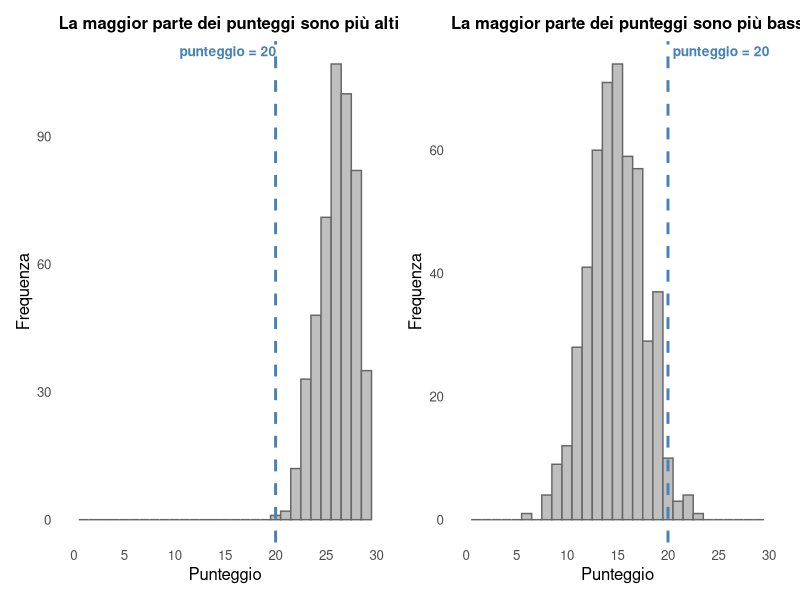
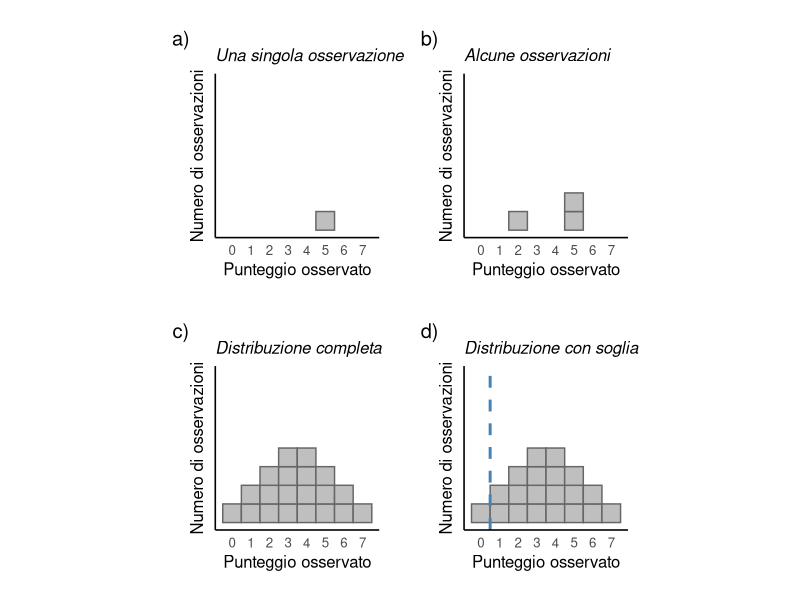
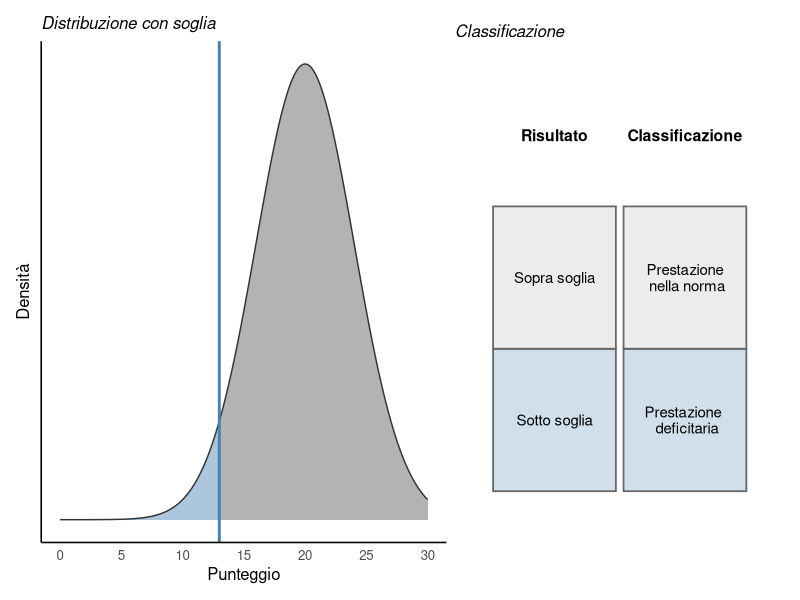
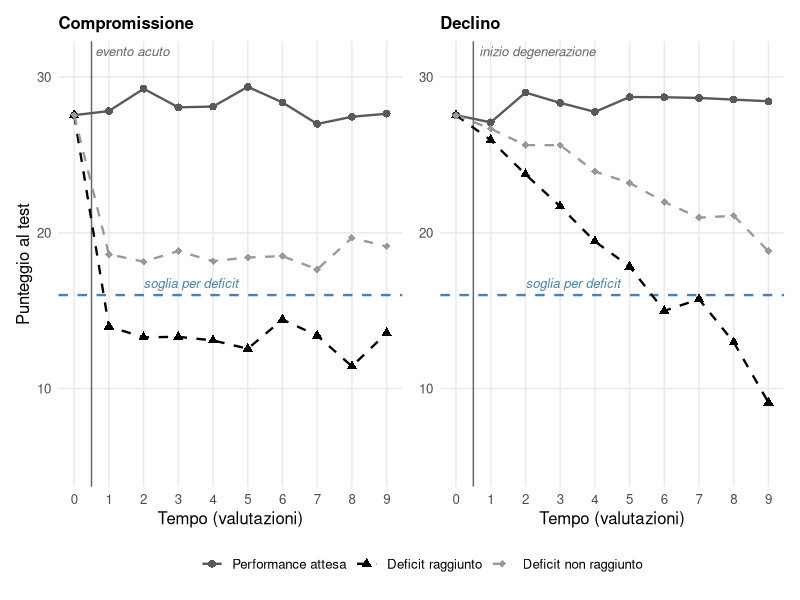
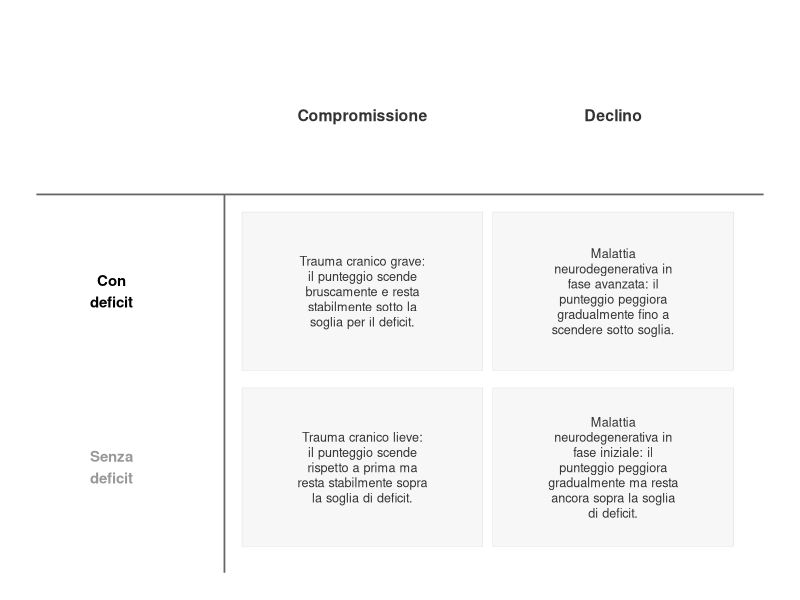
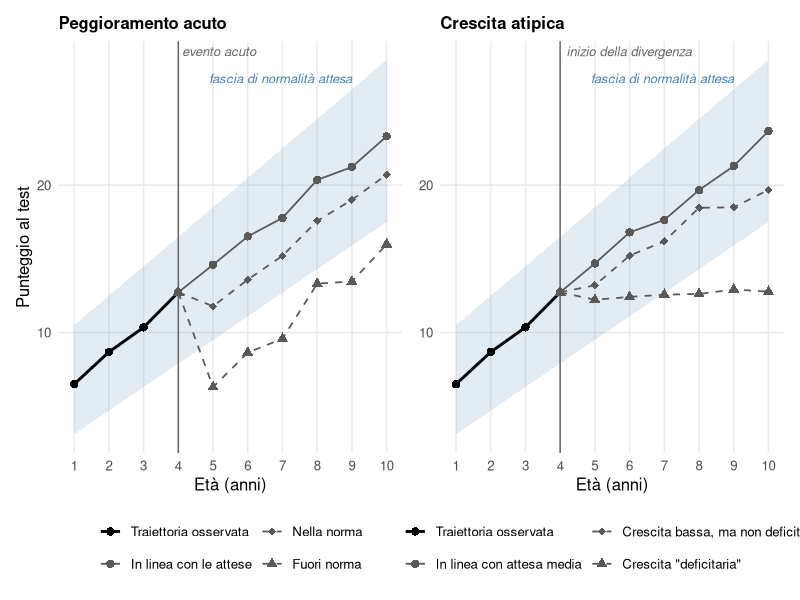

The R source for these figures, in order:
## ---- chunk 1
#| label: fig-punteggio-20
#| echo: false
#| warning: false
#| message: false
#| fig-cap: "Lo stesso punteggio (20) con due significati opposti, a seconda della distribuzione dei punteggi nel gruppo di riferimento (dati simulati). A sinistra, un test in cui la maggior parte delle persone ottiene punteggi relativamente alti: 20 cade nella coda bassa della distribuzione. A destra, un test in cui la maggior parte delle persone ottiene punteggi intorno a 15, quindi più bassi: lo stesso punteggio di 20 sarebbe considerato molto alto."
#| fig-width: 9
#| fig-height: 4
#| fig-dpi: 200
#| out-height: "250%"

library(ggplot2)
library(patchwork)

set.seed(42)
n <- 500

sim_facile <- data.frame(punteggio = rbinom(n, size = 30, prob = 0.87))
sim_difficile <- data.frame(punteggio = rbinom(n, size = 30, prob = 0.5))

tema_hist <- theme_minimal(base_size = 12) +
  theme(panel.grid.minor = element_blank(),
        panel.grid.major = element_blank(),
        plot.title = element_text(size = 12, face = "bold"))

evidenzia_20_dx <- list(
  geom_vline(xintercept = 20, colour = "steelblue", linewidth = 1, linetype = "dashed"),
  annotate("text", x = 20, y = Inf, label = "punteggio = 20", vjust = 1.5, hjust = -0.05,
           colour = "steelblue", fontface = "bold", size = 3.5),
  scale_x_continuous(limits = c(0, 30), breaks = seq(0, 30, 5)),
  labs(x = "Punteggio", y = "Frequenza")
)

evidenzia_20_sx <- list(
  geom_vline(xintercept = 20, colour = "steelblue", linewidth = 1, linetype = "dashed"),
  annotate("text", x = 10, y = Inf, label = "punteggio = 20", vjust = 1.5, hjust = -0.05,
           colour = "steelblue", fontface = "bold", size = 3.5),
  scale_x_continuous(limits = c(0, 30), breaks = seq(0, 30, 5)),
  labs(x = "Punteggio", y = "Frequenza")
)

p_facile <- ggplot(sim_facile, aes(x = punteggio)) +
  geom_histogram(binwidth = 1, boundary = -0.5, fill = "grey75", colour = "grey40") +
  evidenzia_20_sx +
  labs(title = "La maggior parte dei punteggi sono più alti") +
  tema_hist

p_difficile <- ggplot(sim_difficile, aes(x = punteggio)) +
  geom_histogram(binwidth = 1, boundary = -0.5, fill = "grey75", colour = "grey40") +
  evidenzia_20_dx +
  labs(title = "La maggior parte dei punteggi sono più bassi") +
  tema_hist

p_facile + p_difficile
## ---- chunk 2
#| label: fig-costruzione-istogramma
#| echo: false
#| warning: false
#| message: false
#| fig-cap: "Costruzione di una distribuzione di dati normativi a partire dalle singole osservazioni. In (a) è rappresentata una sola osservazione (punteggio = 5). In (b) sono rappresentate tre osservazioni (un punteggio di 2 e due punteggi di 5): ogni osservazione è visibile come un singolo quadratino, cosicché un punteggio ottenuto da più persone sia rappresentato da più quadratini impilati. In (c) è rappresentata una distribuzione completa, costruita impilando ogni singola osservazione di un ipotetico gruppo di riferimento di 20 persone. In (d) alla stessa distribuzione è stata aggiunta una soglia (linea verticale), che permette di distinguere le prestazioni considerate \"nella norma\" da quelle che non lo sono. (Adattato da Mondini, Mapelli, Arcara, Semeiotica e diagnosi neuropsicologica)"
#| fig-width: 8
#| fig-height: 6
#| fig-dpi: 200
#| out-width: "80%"

library(ggplot2)
library(patchwork)

# funzione ad hoc: aggiunge una singola osservazione ad un data.frame di
# quadratini, impilandola sopra le osservazioni già presenti per lo stesso
# punteggio. Usarla più volte (una per osservazione) rende facile
# aggiungere/togliere singole osservazioni per costruire ciascun pannello.
aggiungi_osservazione <- function(dati, punteggio) {
  n_gia_presenti <- sum(dati$punteggio == punteggio)
  nuova_osservazione <- data.frame(
    punteggio = punteggio,
    ymin = n_gia_presenti,
    ymax = n_gia_presenti + 1
  )
  rbind(dati, nuova_osservazione)
}

distanza_pannelli <- 15  # spazio tra i pannelli (punti): aumenta/diminuisci per più/meno distanza

tema_quadratini <- theme_minimal(base_size = 12) +
  theme(panel.grid = element_blank(),
        axis.text.y = element_blank(),
        axis.ticks.y = element_blank(),
        axis.line = element_line(colour = "black"),
        plot.title = element_text(size = 12, face = "italic"),
        plot.margin = margin(t = distanza_pannelli, r = distanza_pannelli,
                              b = distanza_pannelli, l = distanza_pannelli),
        aspect.ratio = 1)

disegna_quadratini <- function(dati, titolo) {
  ggplot(dati) +
    geom_rect(aes(xmin = punteggio - 0.5, xmax = punteggio + 0.5,
                   ymin = ymin, ymax = ymax),
              fill = "grey75", colour = "grey40") +
    scale_x_continuous(limits = c(-0.5, 7.5), breaks = 0:7) +
    scale_y_continuous(limits = c(0, 8)) +
    labs(x = "Punteggio osservato", y = "Numero di osservazioni", title = titolo) +
    tema_quadratini
}

# pannello a: una sola osservazione
dati_a <- data.frame(punteggio = numeric(0), ymin = numeric(0), ymax = numeric(0))
dati_a <- aggiungi_osservazione(dati_a, 5)

# pannello b: tre osservazioni
dati_b <- data.frame(punteggio = numeric(0), ymin = numeric(0), ymax = numeric(0))
dati_b <- aggiungi_osservazione(dati_b, 2)
dati_b <- aggiungi_osservazione(dati_b, 5)
dati_b <- aggiungi_osservazione(dati_b, 5)

# pannelli c e d: distribuzione completa (20 osservazioni)
dati_c <- data.frame(punteggio = numeric(0), ymin = numeric(0), ymax = numeric(0))
punteggi_completi <- rep(0:7, times = c(1, 2, 3, 4, 4, 3, 2, 1))
for (p in punteggi_completi) {
  dati_c <- aggiungi_osservazione(dati_c, p)
}

p_a <- disegna_quadratini(dati_a, "Una singola osservazione")
p_b <- disegna_quadratini(dati_b, "Alcune osservazioni")
p_c <- disegna_quadratini(dati_c, "Distribuzione completa")
p_d <- disegna_quadratini(dati_c, "Distribuzione con soglia") +
  geom_vline(xintercept = 0.5, linewidth = 1, colour = "steelblue", linetype=2)

(p_a + p_b) / (p_c + p_d) +
  plot_annotation(tag_levels = "a", tag_suffix = ")")
## ---- chunk 3
#| label: fig-classificazione-soglia
#| echo: false
#| warning: false
#| message: false
#| fig-cap: "Classificazione di un punteggio rispetto ad una soglia. A sinistra, la distribuzione dei punteggi nel gruppo di riferimento (dati simulati): l'area a destra della soglia (in grigio) corrisponde ai punteggi considerati \"nella norma\", l'area a sinistra della soglia (in blu) ai punteggi considerati \"deficitari\". A destra, la classificazione che ne risulta, a seconda che il punteggio osservato sia sopra o sotto la soglia."
#| fig-width: 9
#| fig-height: 4
#| fig-dpi: 200
#| out-width: "100%"

library(ggplot2)
library(patchwork)

soglia <- 13
media <- 20
sd_punteggio <- 4

colori_soglia <- c(sopra = "grey70", sotto = "steelblue")
alpha_soglia <- c(sopra = 1, sotto = 0.45)

# pannello sinistro: densità con soglia, colorata diversamente sopra/sotto soglia
x_sotto <- seq(0, soglia, length.out = 150)
x_sopra <- seq(soglia, 30, length.out = 150)
dens_sotto <- data.frame(punteggio = x_sotto,
                          densita = dnorm(x_sotto, mean = media, sd = sd_punteggio),
                          area = "sotto")
dens_sopra <- data.frame(punteggio = x_sopra,
                          densita = dnorm(x_sopra, mean = media, sd = sd_punteggio),
                          area = "sopra")
dens <- rbind(dens_sotto, dens_sopra)

dens_contorno <- data.frame(punteggio = seq(0, 30, length.out = 300))
dens_contorno$densita <- dnorm(dens_contorno$punteggio, mean = media, sd = sd_punteggio)

p_densita <- ggplot(dens, aes(x = punteggio, y = densita)) +
  geom_area(aes(fill = area, alpha = area), colour = NA) +
  geom_line(data = dens_contorno, colour = "grey20", linewidth = 0.5) +
  geom_vline(xintercept = soglia, linewidth = 1, colour = "steelblue") +
  scale_fill_manual(values = colori_soglia, guide = "none") +
  scale_alpha_manual(values = alpha_soglia, guide = "none") +
  scale_x_continuous(breaks = seq(0, 30, 5)) +
  labs(x = "Punteggio", y = "Densità", title = "Distribuzione con soglia") +
  theme_minimal(base_size = 12) +
  theme(panel.grid = element_blank(),
        axis.text.y = element_blank(),
        axis.ticks.y = element_blank(),
        axis.line = element_line(colour = "black"),
        plot.title = element_text(size = 12, face = "italic"))

# pannello destro: tabella risultato -> classificazione
col1 <- list(min = 0.3, max = 1.9, centro = 1.1)
col2 <- list(min = 2.0, max = 3.6, centro = 2.8)

celle_tabella <- data.frame(
  xmin = c(col1$min, col2$min, col1$min, col2$min),
  xmax = c(col1$max, col2$max, col1$max, col2$max),
  ymin = c(1.5, 1.5, 0.5, 0.5),
  ymax = c(2.5, 2.5, 1.5, 1.5),
  area = c("sopra", "sopra", "sotto", "sotto")
)

testo_tabella <- data.frame(
  x = c(col1$centro, col2$centro, col1$centro, col2$centro, col1$centro, col2$centro),
  y = c(3, 3, 2, 2, 1, 1),
  testo = c("Risultato", "Classificazione",
            "Sopra soglia", "Prestazione\n nella norma",
            "Sotto soglia", "Prestazione \n deficitaria"),
  intestazione = c(TRUE, TRUE, FALSE, FALSE, FALSE, FALSE)
)

p_tabella <- ggplot() +
  geom_rect(data = celle_tabella,
            aes(xmin = xmin, xmax = xmax, ymin = ymin, ymax = ymax, fill = area),
            alpha = 0.25, colour = "grey40", linewidth = 0.6) +
  geom_text(data = subset(testo_tabella, intestazione),
            aes(x = x, y = y, label = testo), fontface = "bold", size = 4) +
  geom_text(data = subset(testo_tabella, !intestazione),
            aes(x = x, y = y, label = testo), size = 3.8, lineheight = 0.9) +
  scale_fill_manual(values = colori_soglia, guide = "none") +
  coord_cartesian(xlim = c(0, 4), ylim = c(0.3, 3.5)) +
  labs(title = "Classificazione") +
  theme_void(base_size = 12) +
  theme(plot.title = element_text(size = 12, face = "italic"))

p_densita + p_tabella + plot_layout(widths = c(1.2, 1))
## ---- chunk 4
#| label: fig-compromissione-declino
#| echo: false
#| warning: false
#| message: false
#| fig-cap: "Andamento simulato del punteggio a un test in dieci valutazioni ripetute nel tempo, per due casi di compromissione (a sinistra) e due casi di declino (a destra), con lo stesso schema di colori/simboli usato per le traiettorie ipotetiche nella @fig-traiettoria-sviluppo (solo nero o scale di grigio). Tutte le traiettorie partono dallo stesso punto, prima dell'evento acuto o dell'inizio della degenerazione (linea sottile verticale). Il profilo \"Performance attesa\" (cerchi, linea continua) rappresenta l'andamento, stabile nel tempo, di una persona senza peggioramento. Il caso \"Deficit non raggiunto\" (diamanti, linea tratteggiata) si allontana dalla prestazione attesa ma resta sempre sopra la soglia per il deficit (linea tratteggiata orizzontale). Il caso \"Deficit raggiunto\" (triangoli, linea tratteggiata) scende sotto la soglia: bruscamente e poi stabilmente a sinistra, gradualmente a destra."
#| fig-width: 9
#| fig-height: 4.5
#| fig-dpi: 200
#| out-width: "100%"

library(ggplot2)
library(patchwork)

set.seed(123)

# --- Parametro per includere (o no) l'errore di misurazione nel grafico ---
# Impostare FALSE per disegnare solo il punteggio "vero" sottostante, senza rumore
includi_errore_misura <- TRUE
sd_errore <- 0.8

# Funzione modulare: aggiunge (o no) l'errore di misurazione a una traiettoria di punteggi veri
aggiungi_errore_misura <- function(punteggio_vero, sd = sd_errore, includi = includi_errore_misura) {
  if (includi) {
    punteggio_vero + rnorm(length(punteggio_vero), mean = 0, sd = sd)
  } else {
    punteggio_vero
  }
}

soglia <- 16
n_tempi <- 10
tempi <- 0:(n_tempi - 1)

tema_traiettorie <- theme_minimal(base_size = 12) +
  theme(panel.grid.minor = element_blank(),
        plot.title = element_text(size = 12, face = "bold"),
        legend.position = "bottom")

soglia_layer <- list(
  geom_hline(yintercept = soglia, linetype = "dashed", colour = "steelblue", linewidth = 0.8),
  annotate("text", x = 2, y = soglia, label = "soglia per deficit", vjust = -0.7, hjust = 0,
           colour = "steelblue", fontface = "italic", size = 3.3)
)

# Schema di colori/simboli/linetype coerente con quello usato per le traiettorie ipotetiche
# nella @fig-traiettoria-sviluppo: solo nero o scale di grigio (niente azzurro), cerchio/linea
# continua per il profilo "in linea con le attese", diamante/tratteggiata per lo scarto che
# resta nella norma, triangolo/tratteggiata per lo scarto che raggiunge il deficit
colori_casi <- scale_colour_manual(values = c("Performance attesa" = "grey35",
                                               "Deficit raggiunto" = "black",
                                               "Deficit non raggiunto" = "grey60"))
forme_casi <- scale_shape_manual(values = c("Performance attesa" = 16,
                                             "Deficit raggiunto" = 17,
                                             "Deficit non raggiunto" = 18))
linee_casi <- scale_linetype_manual(values = c("Performance attesa" = "solid",
                                                "Deficit raggiunto" = "dashed",
                                                "Deficit non raggiunto" = "dashed"))

# Livello "vero" comune a tutte le traiettorie prima dell'evento/dell'inizio della degenerazione
# e valore stabile del profilo di prestazione attesa (nessun peggioramento): a differenza della
# traiettoria attesa crescente delle figure sull'età evolutiva, qui è piatto nel tempo
livello_iniziale <- 28
vero_attesa <- rep(livello_iniziale, n_tempi)

# Punto osservato a t0, condiviso da tutte le traiettorie (in entrambi i pannelli): prima
# dell'evento acuto o dell'inizio della degenerazione non c'è ancora nessuna differenza da
# osservare, quindi tutte le linee devono partire esattamente dallo stesso punto
punto_iniziale <- aggiungi_errore_misura(livello_iniziale)

# Funzione modulare per costruire una traiettoria che condivide con le altre lo stesso punto
# osservato a t0 ("punto_iniziale"), e prosegue poi con il proprio andamento "vero" (con il suo
# errore di misurazione indipendente) per le valutazioni successive
costruisci_traiettoria_condivisa <- function(vero) {
  c(punto_iniziale, aggiungi_errore_misura(vero[-1]))
}

# Linea sottile verticale che segna il momento dell'evento/inizio del peggioramento,
# posizionata subito dopo t0 (tra la prima e la seconda valutazione)
tempo_evento <- 0.5

evento_layer <- list(
  geom_vline(xintercept = tempo_evento, colour = "grey40", linewidth = 0.5),
  annotate("text", x = tempo_evento, y = Inf, label = "evento acuto", vjust = 1.5, hjust = -0.05,
           colour = "grey40", fontface = "italic", size = 3.3)
)

degenerazione_layer <- list(
  geom_vline(xintercept = tempo_evento, colour = "grey40", linewidth = 0.5),
  annotate("text", x = tempo_evento, y = Inf, label = "inizio degenerazione", vjust = 1.5, hjust = -0.05,
           colour = "grey40", fontface = "italic", size = 3.3)
)

# --- Pannello sinistro: compromissione (peggioramento improvviso e poi stabile) ---
# Tutte le traiettorie partono dallo stesso punto (livello_iniziale), prima dell'evento acuto
vero_compr_deficit    <- c(livello_iniziale, rep(13, n_tempi - 1))
vero_compr_no_deficit <- c(livello_iniziale, rep(19, n_tempi - 1))

dat_compr <- data.frame(
  tempo = rep(tempi, 3),
  punteggio = c(costruisci_traiettoria_condivisa(vero_attesa),
                costruisci_traiettoria_condivisa(vero_compr_deficit),
                costruisci_traiettoria_condivisa(vero_compr_no_deficit)),
  caso = rep(c("Performance attesa", "Deficit raggiunto", "Deficit non raggiunto"), each = n_tempi)
)
dat_compr$caso <- factor(dat_compr$caso, levels = c("Performance attesa", "Deficit raggiunto", "Deficit non raggiunto"))

p_compr <- ggplot(dat_compr, aes(x = tempo, y = punteggio, colour = caso, shape = caso, linetype = caso)) +
  soglia_layer +
  evento_layer +
  geom_line(linewidth = 0.8) +
  geom_point(size = 2.3) +
  colori_casi +
  forme_casi +
  linee_casi +
  scale_x_continuous(breaks = tempi) +
  coord_cartesian(ylim = c(5, 31)) +
  labs(title = "Compromissione", x = "Tempo (valutazioni)", y = "Punteggio al test", colour = NULL, shape = NULL, linetype = NULL) +
  tema_traiettorie

# --- Pannello destro: declino (peggioramento graduale e progressivo) ---
# Tutte le traiettorie partono dallo stesso punto (livello_iniziale), prima dell'inizio della degenerazione
vero_decl_deficit    <- livello_iniziale - (tempi / (n_tempi - 1)) * 18
vero_decl_no_deficit <- livello_iniziale - (tempi / (n_tempi - 1)) * 9

dat_decl <- data.frame(
  tempo = rep(tempi, 3),
  punteggio = c(costruisci_traiettoria_condivisa(vero_attesa),
                costruisci_traiettoria_condivisa(vero_decl_deficit),
                costruisci_traiettoria_condivisa(vero_decl_no_deficit)),
  caso = rep(c("Performance attesa", "Deficit raggiunto", "Deficit non raggiunto"), each = n_tempi)
)
dat_decl$caso <- factor(dat_decl$caso, levels = c("Performance attesa", "Deficit raggiunto", "Deficit non raggiunto"))

p_decl <- ggplot(dat_decl, aes(x = tempo, y = punteggio, colour = caso, shape = caso, linetype = caso)) +
  soglia_layer +
  degenerazione_layer +
  geom_line(linewidth = 0.8) +
  geom_point(size = 2.3) +
  colori_casi +
  forme_casi +
  linee_casi +
  scale_x_continuous(breaks = tempi) +
  coord_cartesian(ylim = c(5, 31)) +
  labs(title = "Declino", x = "Tempo (valutazioni)", y = NULL, colour = NULL, shape = NULL, linetype = NULL) +
  tema_traiettorie

p_compr + p_decl + plot_layout(guides = "collect") & theme(legend.position = "bottom")
## ---- chunk 5
#| label: fig-tabella-compromissione-declino
#| echo: false
#| warning: false
#| message: false
#| fig-cap: "Sintesi delle quattro combinazioni illustrate nella @fig-compromissione-declino (compromissione/declino, con/senza deficit) relativi ad un disturbo acquisito, con un esempio clinico per ciascuna. Le colonne seguono lo stesso ordine della figura precedente; le etichette di riga riprendono gli stessi colori usati lì per i due casi (nero = deficit raggiunto, grigio = deficit non raggiunto)."
#| fig-width: 7.5
#| fig-height: 4
#| fig-dpi: 200
#| out-width: "100%"

library(ggplot2)

# Contenuto della tabella: intestazioni di colonna, intestazioni di riga (colorate
# come nella @fig-compromissione-declino) e un esempio per ciascuna delle 4 celle
tabella_dat <- data.frame(
  x = c(1, 2, 0, 0, 1, 2, 1, 2),
  y = c(2, 2, 1, 0, 1, 1, 0, 0),
  tipo = c("intestazione_colonna", "intestazione_colonna",
           "intestazione_riga", "intestazione_riga",
           "cella", "cella", "cella", "cella"),
  colore = c("grey20", "grey20", "black", "grey60",
             "grey20", "grey20", "grey20", "grey20"),
  testo = c(
    "Compromissione", "Declino",
    "Con\ndeficit", "Senza\ndeficit",
    "Trauma cranico grave: il punteggio scende bruscamente e resta stabilmente sotto la soglia per il deficit.",
    "Malattia neurodegenerativa in fase avanzata: il punteggio peggiora gradualmente fino a scendere sotto soglia.",
    "Trauma cranico lieve: il punteggio scende rispetto a prima ma resta stabilmente sopra la soglia di deficit.",
    "Malattia neurodegenerativa in fase iniziale: il punteggio peggiora gradualmente ma resta ancora sopra la soglia di deficit."
  )
)

# Va a capo automatico del testo, solo per le celle di esempio (più lunghe)
tabella_dat$testo_wrap <- ifelse(
  tabella_dat$tipo == "cella",
  vapply(tabella_dat$testo, function(x) paste(strwrap(x, width = 24), collapse = "\n"), character(1)),
  tabella_dat$testo
)

celle_sfondo <- expand.grid(x = c(1, 2), y = c(0, 1))

ggplot() +
  geom_tile(data = celle_sfondo, aes(x = x, y = y), width = 0.96, height = 0.9,
            fill = "grey97", colour = "grey80") +
  geom_segment(aes(x = -0.3, xend = 2.6, y = 1.55, yend = 1.55), colour = "grey40", linewidth = 0.6) +
  geom_segment(aes(x = 0.45, xend = 0.45, y = -0.6, yend = 1.55), colour = "grey40", linewidth = 0.6) +
  geom_text(data = subset(tabella_dat, tipo == "cella"),
            aes(x = x, y = y, label = testo_wrap), size = 3.2, lineheight = 1, colour = "grey20") +
  geom_text(data = subset(tabella_dat, tipo == "intestazione_colonna"),
            aes(x = x, y = y, label = testo_wrap), size = 4, fontface = "bold", colour = "grey20") +
  geom_text(data = subset(tabella_dat, tipo == "intestazione_riga"),
            aes(x = x, y = y, label = testo_wrap, colour = colore), size = 3.8, fontface = "bold") +
  scale_colour_identity() +
  coord_cartesian(xlim = c(-0.3, 2.6), ylim = c(-0.6, 2.5), clip = "off") +
  theme_void()
## ---- chunk 6
#| label: fig-traiettoria-sviluppo
#| echo: false
#| warning: false
#| message: false
#| fig-cap: "Traiettoria di sviluppo simulata (linea nera, punti pieni) dalla valutazione a 1 anno fino alla valutazione più recente, a 4 anni, identica nei due pannelli. Da qui si diramano tre traiettorie future ipotetiche per pannello, tutte in grigio scuro e incluse nella stessa legenda della traiettoria osservata. A sinistra (Peggioramento acuto): un evento acuto (linea verticale) può causare un peggioramento improvviso del punteggio; una traiettoria non ne risente e prosegue come atteso (cerchi, linea continua), una scende ma resta entro la fascia di normalità (diamanti, linea tratteggiata), una scende al punto da uscire subito dalla fascia e vi resta (triangoli, linea tratteggiata). A destra (Crescita atipica): dallo stesso punto (linea verticale \"inizio della divergenza\") la crescita può proseguire in linea con l'attesa (cerchi, linea continua), rallentare restando comunque entro la fascia (diamanti, linea tratteggiata), oppure allontanarsene gradualmente fino a uscirne (triangoli, linea tratteggiata). La fascia colorata rappresenta, in entrambi i pannelli, l'intervallo di normalità (soglia superiore e inferiore) atteso dal gruppo di riferimento per ciascuna età."
#| fig-width: 10
#| fig-height: 5.5
#| fig-dpi: 200
#| out-width: "100%"

library(ggplot2)
library(patchwork)

set.seed(100)

# --- Parametro per includere (o no) l'errore di misurazione nelle traiettorie ---
# Impostare FALSE per disegnare solo le traiettorie "vere" sottostanti, senza rumore
includi_errore_misura <- TRUE
sd_errore <- 0.6

# --- Parametro per mostrare (o no) la linea verticale che segna il momento della diramazione ---
mostra_linea_evento <- TRUE

# --- Parametro per impostare l'età (in anni) in cui avviene la diramazione, condiviso da
# entrambi i pannelli: qualunque valore tra 1 e max(eta) - 1, ad esempio anche 1 o 2 ---
eta_diramazione <- 4   # ultima valutazione nota, da cui si "diramano" le traiettorie future

# Funzione modulare: aggiunge (o no) l'errore di misurazione a una traiettoria di punteggi veri
aggiungi_errore_misura <- function(valori, sd = sd_errore, includi = includi_errore_misura) {
  if (includi) {
    valori + rnorm(length(valori), mean = 0, sd = sd)
  } else {
    valori
  }
}

eta <- 1:10

# Traiettoria attesa dal gruppo di riferimento, con fascia di normalità (soglie superiore e
# inferiore): condivisa da entrambi i pannelli
traiettoria_attesa <- 5 + 1.8 * eta
banda_ampiezza <- 3.5 + 0.2 * eta

dat_banda <- data.frame(
  eta = eta,
  attesa = traiettoria_attesa,
  soglia_sup = traiettoria_attesa + banda_ampiezza,
  soglia_inf = traiettoria_attesa - banda_ampiezza
)

banda_layer <- list(
  geom_ribbon(data = dat_banda, aes(x = eta, ymin = soglia_inf, ymax = soglia_sup),
              fill = "steelblue", alpha = 0.15, inherit.aes = FALSE),
  annotate("text", x = 9, y = dat_banda$soglia_sup[dat_banda$eta == 9], label = "fascia di normalità attesa",
           hjust = 1, vjust = -0.6, colour = "steelblue", fontface = "italic", size = 3.3)
)

# Traiettoria osservata (nera): sviluppo reale fino alla valutazione attuale, condivisa da
# entrambi i pannelli. Entra anche lei nella variabile "traiettoria", come livello aggiuntivo,
# così da comparire nella stessa legenda delle traiettorie future ipotetiche
eta_oss <- 1:eta_diramazione
dat_oss <- data.frame(
  eta = eta_oss,
  punteggio = aggiungi_errore_misura(5 + 1.8 * eta_oss),
  traiettoria = "Traiettoria osservata"
)

punto_diramazione <- dat_oss$punteggio[dat_oss$eta == eta_diramazione]

# Funzione modulare per la linea verticale (opzionale, vedi "mostra_linea_evento") che segna la
# diramazione, con etichetta specifica per ciascun pannello (come "evento acuto"/"inizio
# degenerazione" nella @fig-compromissione-declino)
linea_diramazione_layer <- function(etichetta) {
  if (!mostra_linea_evento) return(NULL)
  list(
    geom_vline(xintercept = eta_diramazione, colour = "grey40", linewidth = 0.5),
    annotate("text", x = eta_diramazione, y = Inf, label = etichetta,
             vjust = 1.5, hjust = -0.05, colour = "grey40", fontface = "italic", size = 3.3)
  )
}

# --- Pannello sinistro: peggioramento acuto ---

# Funzione modulare per costruire una traiettoria che, subito dopo l'evento acuto, scende di
# "entita_peggioramento" punti rispetto alla crescita attesa, e da lì prosegue con un tasso di
# crescita "rate" rispetto a quella attesa dal gruppo di riferimento (rate = 1, il valore di
# default, significa che lo scarto dalla norma introdotto dall'evento resta costante nel tempo)
costruisci_traiettoria_con_peggioramento_acuto <- function(entita_peggioramento, rate = 1, etichetta) {
  eta_futuro <- (eta_diramazione + 1):max(eta)
  incremento_atteso <- (5 + 1.8 * eta_futuro) - (5 + 1.8 * eta_diramazione)
  valore_dopo_evento <- punto_diramazione - entita_peggioramento
  valori_futuri <- aggiungi_errore_misura(valore_dopo_evento + rate * incremento_atteso)
  data.frame(
    eta = c(eta_diramazione, eta_futuro),
    punteggio = c(punto_diramazione, valori_futuri),
    traiettoria = etichetta
  )
}

dat_evento <- rbind(
  dat_oss,
  costruisci_traiettoria_con_peggioramento_acuto(entita_peggioramento = 0.0, rate = 1, etichetta = "In linea con le attese"),
  costruisci_traiettoria_con_peggioramento_acuto(entita_peggioramento = 2.8, rate = 1, etichetta = "Nella norma"),
  costruisci_traiettoria_con_peggioramento_acuto(entita_peggioramento = 8.0, rate = 1, etichetta = "Fuori norma")
)
dat_evento$traiettoria <- factor(dat_evento$traiettoria,
                                  levels = c("Traiettoria osservata", "In linea con le attese", "Nella norma", "Fuori norma"))

p_evento <- ggplot(dat_evento, aes(x = eta, y = punteggio, colour = traiettoria, group = traiettoria)) +
  banda_layer +
  linea_diramazione_layer("evento acuto") +
  geom_line(aes(linetype = traiettoria, linewidth = traiettoria)) +
  geom_point(aes(shape = traiettoria), size = 2.5) +
  scale_colour_manual(name = NULL, values = c("Traiettoria osservata" = "black", "In linea con le attese" = "grey35",
                                               "Nella norma" = "grey35", "Fuori norma" = "grey35")) +
  scale_linetype_manual(name = NULL, values = c("Traiettoria osservata" = "solid", "In linea con le attese" = "solid",
                                                 "Nella norma" = "dashed", "Fuori norma" = "dashed")) +
  scale_shape_manual(name = NULL, values = c("Traiettoria osservata" = 16, "In linea con le attese" = 16,
                                              "Nella norma" = 18, "Fuori norma" = 17)) +
  scale_linewidth_manual(name = NULL, values = c("Traiettoria osservata" = 1, "In linea con le attese" = 0.6,
                                                  "Nella norma" = 0.6, "Fuori norma" = 0.6)) +
  scale_x_continuous(breaks = eta) +
  labs(title = "Peggioramento acuto", x = "Età (anni)", y = "Punteggio al test") +
  guides(colour = guide_legend(nrow = 2), linetype = guide_legend(nrow = 2),
         shape = guide_legend(nrow = 2), linewidth = guide_legend(nrow = 2)) +
  theme_minimal(base_size = 12) +
  theme(panel.grid.minor = element_blank(),
        plot.title = element_text(size = 12, face = "bold"),
        legend.position = "bottom")

# --- Pannello destro: crescita atipica (graduale) ---

# Funzione modulare per costruire una traiettoria futura ipotetica, che parte dal punto di
# diramazione e cresce con un tasso "rate" rispetto alla crescita attesa dal gruppo di riferimento
# (rate = 1 significa crescita in linea con le attese, rate = 0 significa prestazione stabile)
costruisci_traiettoria_futura <- function(rate, etichetta) {
  eta_futuro <- (eta_diramazione + 1):max(eta)
  incremento_atteso <- (5 + 1.8 * eta_futuro) - (5 + 1.8 * eta_diramazione)
  valori_futuri <- aggiungi_errore_misura(punto_diramazione + rate * incremento_atteso)
  data.frame(
    eta = c(eta_diramazione, eta_futuro),
    punteggio = c(punto_diramazione, valori_futuri),
    traiettoria = etichetta
  )
}

dat_crescita <- rbind(
  dat_oss,
  costruisci_traiettoria_futura(rate = 1.00, etichetta = "In linea con attesa media"),
  costruisci_traiettoria_futura(rate = 0.65, etichetta = "Crescita bassa, ma non deficitaria"),
  costruisci_traiettoria_futura(rate = -0.05, etichetta = "Crescita \"deficitaria\"")
)
dat_crescita$traiettoria <- factor(dat_crescita$traiettoria,
                                    levels = c("Traiettoria osservata", "In linea con attesa media",
                                               "Crescita bassa, ma non deficitaria", "Crescita \"deficitaria\""))

p_crescita <- ggplot(dat_crescita, aes(x = eta, y = punteggio, colour = traiettoria, group = traiettoria)) +
  banda_layer +
  linea_diramazione_layer("inizio della divergenza") +
  geom_line(aes(linetype = traiettoria, linewidth = traiettoria)) +
  geom_point(aes(shape = traiettoria), size = 2.5) +
  scale_colour_manual(name = NULL, values = c("Traiettoria osservata" = "black", "In linea con attesa media" = "grey35",
                                               "Crescita bassa, ma non deficitaria" = "grey35", "Crescita \"deficitaria\"" = "grey35")) +
  scale_linetype_manual(name = NULL, values = c("Traiettoria osservata" = "solid", "In linea con attesa media" = "solid",
                                                 "Crescita bassa, ma non deficitaria" = "dashed", "Crescita \"deficitaria\"" = "dashed")) +
  scale_shape_manual(name = NULL, values = c("Traiettoria osservata" = 16, "In linea con attesa media" = 16,
                                              "Crescita bassa, ma non deficitaria" = 18, "Crescita \"deficitaria\"" = 17)) +
  scale_linewidth_manual(name = NULL, values = c("Traiettoria osservata" = 1, "In linea con attesa media" = 0.6,
                                                  "Crescita bassa, ma non deficitaria" = 0.6, "Crescita \"deficitaria\"" = 0.6)) +
  scale_x_continuous(breaks = eta) +
  labs(title = "Crescita atipica", x = "Età (anni)", y = NULL) +
  guides(colour = guide_legend(nrow = 2), linetype = guide_legend(nrow = 2),
         shape = guide_legend(nrow = 2), linewidth = guide_legend(nrow = 2)) +
  theme_minimal(base_size = 12) +
  theme(panel.grid.minor = element_blank(),
        plot.title = element_text(size = 12, face = "bold"),
        legend.position = "bottom")

# Le categorie ipotetiche sono diverse nei due pannelli (narrativamente specifiche per ciascun
# caso), quindi qui non si usa plot_layout(guides = "collect"): ogni pannello mantiene la sua
# legenda, coerente con le proprie etichette
p_evento + p_crescita
